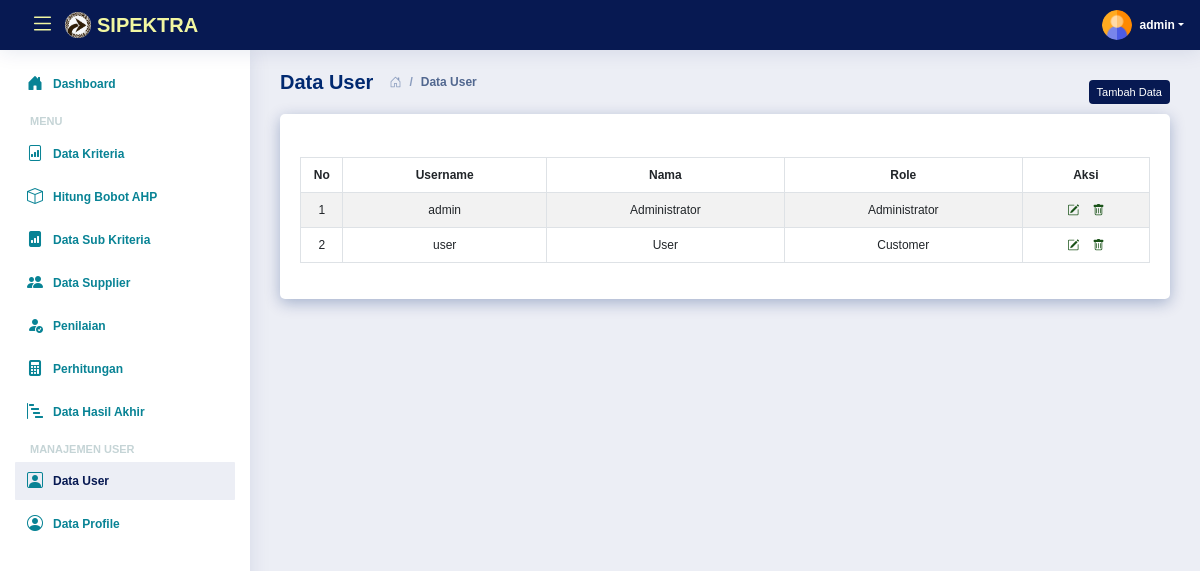
Screenshot of /list-user.php (signed in) with the database file from the repository.
### tables this page shows
CREATE TABLE `user` (
  `id_user` int(11) NOT NULL,
  `username` varchar(50) NOT NULL,
  `password` varchar(255) NOT NULL,
  `nama` varchar(100) NOT NULL,
  `email` varchar(100) NOT NULL,
  `role` int(11) NOT NULL
);

### list-user.php (the view, shortened to what this page needs)
<?php require_once('includes/init.php'); ?>
<?php
require_once('template/header.php');
?>
<div class="d-sm-flex align-items-center justify-content-between">
	<div class="pagetitle d-flex align-items-center">
		<h1 class="me-3">Data User</h1>
		<nav>
			<ol class="breadcrumb mb-0">
				<li class="breadcrumb-item"><a href="index.php"><i class="bi bi-house-door"></i></a></li>
				<li class="breadcrumb-item active" aria-current="page">Data User</li>
			</ol>
		</nav>
	</div>
	<a href="tambah-user.php" class="btn btn-success btn-sm">Tambah Data </a>
</div>
<div class="card">
	<div class="card-body">
		<h5 class="card-title"></h5>
		<div class="table-responsive">
			<table class="table table-striped table-bordered" width="100%" cellspacing="0">
				<thead>
					<tr align="center">
						<th width="5%">No</th>
						<th>Username</th>
						<th>Nama</th>
						<th>Role</th>
						<th width="15%">Aksi</th>
					</tr>
				</thead>
				<tbody>
					<?php
					$no = 0;
					$query = mysqli_query($koneksi, "SELECT * FROM user");
					while ($data = mysqli_fetch_array($query)):
						$no++;
						?>
						<tr align="center">
							<td><?php echo $no; ?></td>
							<td><?php echo $data['username']; ?></td>
							<td><?php echo $data['nama']; ?></td>
							<td>
								<?php
								if ($data['role'] == 1) {
									echo 'Administrator';
								} elseif ($data['role'] == 2) {
									echo 'Customer';
								} elseif ($data['role'] == 3) {
									echo 'Supplier';
								}
								?>
							</td>
							<td>
								<div role="group">
									<a data-toggle="tooltip" data-placement="bottom" title="Edit Data"
										href="edit-user.php?id=<?php echo $data['id_user']; ?>"><i
											class="bi bi-pencil-square" style="margin-right:10px;"></i></a>
									<a data-toggle="tooltip" data-placement="bottom" title="Hapus Data"
										href="hapus-user.php?id=<?php echo $data['id_user']; ?>"
										onclick="return confirm ('Apakah anda yakin untuk menghapus data ini')"><i
											class="bi bi-trash"></i></a>
								</div>
							</td>
						</tr>
					<?php endwhile; ?>
				</tbody>
			</table>
		</div>
	</div>
</div>
<?php
require_once('template/footer.php');
?>

### assets/css/style.css (style rules this page uses)
:root { scroll-behavior: smooth; }
body { font-family: "Montserrat", sans-serif; background: #eceef5; color: #071952; }
a { color: #1A5319; text-decoration: none; }
h1, h2, h3, h4, h5, h6 { font-family: "Montserrat", sans-serif; }
.pagetitle { margin-bottom: 20px; }
.pagetitle h1 { font-size: 20px; margin-bottom: 0; font-weight: 600; color: #012970; }
.card { margin-bottom: 30px; border: none; border-radius: 5px; box-shadow: 0px 4px 15px rgba(1, 41, 112, 0.3); }
.card-title { padding: 20px 0 15px 0; font-size: 15px; font-weight: 600; color: #071952; font-family: "Montserrat", sans-serif; }
.card-body { padding: 0 20px 20px 20px; font-size: 12px; }
.btn-sm { font-size: 11px; background-color:#071952 ; color: #fff; border: none; }
.breadcrumb { font-size: 12px; font-family: "Montserrat", sans-serif; color: #899bbd; font-weight: 600; }
.breadcrumb a { color: #899bbd; transition: 0.3s; }
.breadcrumb .breadcrumb-item::before { color: #899bbd; }
.breadcrumb .active { color: #51678f; font-weight: 600; }

### rows the page displays
user: username "admin", nama "Administrator", role "Administrator"
user: username "user", nama "User", role "Customer"

### other values shown
$_SESSION['username'] "admin"
